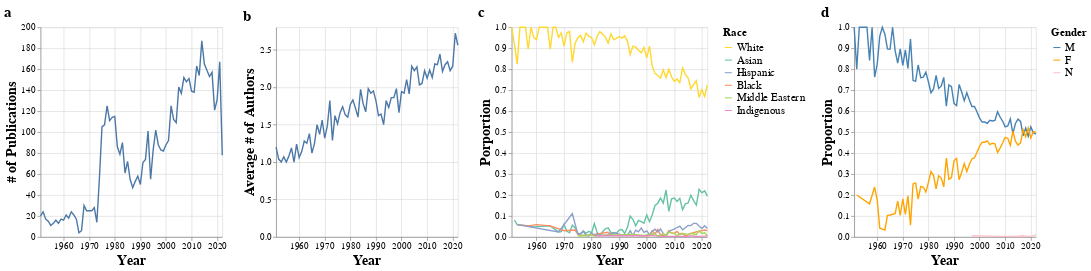

Notebook source saved alongside this figure:
### Code cell
chart10 = alt.hconcat(
    papernum_by_year_chart,
    yearly_ave_authornum_chart,
    race_prop_chart,
    gender_ts_prop_chart,
).resolve_scale(
    color='independent',
).configure_axis(
    labelFontSize=13,
    titleFontSize=20
).configure_legend(
    titleFontSize=16,
    labelFontSize=16
).configure_title(
    anchor='start',
    fontSize=22
).configure_point(
    size=100
)

chart10

### Figure 1 — Vega-Lite specification as saved in the notebook (floating-point values rounded to 4 significant figures; data arrays with more than 128 entries replaced by an {"elided": "..."} marker saying what was removed)
{"config": {"view": {"continuousWidth": 400, "continuousHeight": 300}, "axis": {"labelFontSize": 13, "titleFontSize": 20}, "legend": {"labelFontSize": 16, "titleFontSize": 16}, "point": {"size": 100}, "title": {"anchor": "start", "fontSize": 22}}, "hconcat": [{"data": {"name": "data-34bf3de02fe231320df897bed919fcb0"}, "mark": "line", "encoding": {"x": {"field": "year", "title": "Year", "type": "temporal"}, "y": {"field": "freq", "title": "# of Publications", "type": "quantitative"}}, "height": 300, "title": "a", "width": 260}, {"data": {"name": "data-63ab2ab5f549698bbd48c9aca213c61a"}, "mark": "line", "encoding": {"x": {"field": "year", "title": "Year", "type": "temporal"}, "y": {"field": "ave_authornum", "title": "Average # of Authors", "type": "quantitative"}}, "height": 300, "title": "b", "width": 260}, {"data": {"name": "data-6edd26473e9f42f895ea251a62327936"}, "mark": "line", "encoding": {"color": {"field": "racepred", "scale": {"domain": ["White", "Asian", "Hispanic", "Black", "Middle Eastern", "Indigenous"], "range": ["#ffd92f", "#66c2a5", "#8da0cb", "#fc8d62", "#a6d854", "#e78ac3"]}, "title": "Race", "type": "nominal"}, "x": {"field": "year", "title": "Year", "type": "temporal"}, "y": {"field": "prop", "title": "Porportion", "type": "quantitative"}}, "height": 300, "title": "c", "width": 280}, {"data": {"name": "data-a5ac7a23bb517966bd1e9b954af258c0"}, "mark": "line", "encoding": {"color": {"field": "genderpred", "scale": {"domain": ["M", "F", "N"], "range": ["steelblue", "orange", "pink"]}, "title": "Gender", "type": "nominal"}, "x": {"field": "year", "title": "Year", "type": "temporal"}, "y": {"field": "prop", "title": "Proportion", "type": "quantitative"}}, "height": 300, "title": "d", "width": 260}], "resolve": {"scale": {"color": "independent"}}, "$schema": "https://vega.github.io/schema/vega-lite/v4.17.0.json", "datasets": {"data-34bf3de02fe231320df897bed919fcb0": [{"year": "1951-01-01T00:00:00", "freq": 20}, {"year": "1952-01-01T00:00:00", "freq": 24}, {"year": "1953-01-01T00:00:00", "freq": 17}, {"year": "1954-01-01T00:00:00", "freq": 15}, {"year": "1955-01-01T00:00:00", "freq": 11}, {"year": "1956-01-01T00:00:00", "freq": 13}, {"year": "1957-01-01T00:00:00", "freq": 16}, {"year": "1958-01-01T00:00:00", "freq": 13}, {"year": "1959-01-01T00:00:00", "freq": 17}, {"year": "1960-01-01T00:00:00", "freq": 16}, {"year": "1961-01-01T00:00:00", "freq": 21}, {"year": "1962-01-01T00:00:00", "freq": 18}, {"year": "1963-01-01T00:00:00", "freq": 24}, {"year": "1964-01-01T00:00:00", "freq": 21}, {"year": "1965-01-01T00:00:00", "freq": 17}, {"year": "1966-01-01T00:00:00", "freq": 4}, {"year": "1967-01-01T00:00:00", "freq": 6}, {"year": "1968-01-01T00:00:00", "freq": 30}, {"year": "1969-01-01T00:00:00", "freq": 25}, {"year": "1970-01-01T00:00:00", "freq": 25}, {"year": "1971-01-01T00:00:00", "freq": 25}, {"year": "1972-01-01T00:00:00", "freq": 28}, {"year": "1973-01-01T00:00:00", "freq": 14}, {"year": "1974-01-01T00:00:00", "freq": 56}, {"year": "1975-01-01T00:00:00", "freq": 105}, {"year": "1976-01-01T00:00:00", "freq": 107}, {"year": "1977-01-01T00:00:00", "freq": 125}, {"year": "1978-01-01T00:00:00", "freq": 111}, {"year": "1979-01-01T00:00:00", "freq": 114}, {"year": "1980-01-01T00:00:00", "freq": 115}, {"year": "1981-01-01T00:00:00", "freq": 86}, {"year": "1982-01-01T00:00:00", "freq": 79}, {"year": "1983-01-01T00:00:00", "freq": 90}, {"year": "1984-01-01T00:00:00", "freq": 61}, {"year": "1985-01-01T00:00:00", "freq": 72}, {"year": "1986-01-01T00:00:00", "freq": 55}, {"year": "1987-01-01T00:00:00", "freq": 47}, {"year": "1988-01-01T00:00:00", "freq": 53}, {"year": "1989-01-01T00:00:00", "freq": 58}, {"year": "1990-01-01T00:00:00", "freq": 50}, {"year": "1991-01-01T00:00:00", "freq": 71}, {"year": "1992-01-01T00:00:00", "freq": 74}, {"year": "1993-01-01T00:00:00", "freq": 101}, {"year": "1994-01-01T00:00:00", "freq": 55}, {"year": "1995-01-01T00:00:00", "freq": 83}, {"year": "1996-01-01T00:00:00", "freq": 102}, {"year": "1997-01-01T00:00:00", "freq": 88}, {"year": "1998-01-01T00:00:00", "freq": 83}, {"year": "1999-01-01T00:00:00", "freq": 82}, {"year": "2000-01-01T00:00:00", "freq": 88}, {"year": "2001-01-01T00:00:00", "freq": 92}, {"year": "2002-01-01T00:00:00", "freq": 125}, {"year": "2003-01-01T00:00:00", "freq": 112}, {"year": "2004-01-01T00:00:00", "freq": 109}, {"year": "2005-01-01T00:00:00", "freq": 143}, {"year": "2006-01-01T00:00:00", "freq": 137}, {"year": "2007-01-01T00:00:00", "freq": 152}, {"year": "2008-01-01T00:00:00", "freq": 148}, {"year": "2009-01-01T00:00:00", "freq": 151}, {"year": "2010-01-01T00:00:00", "freq": 139}, {"year": "2011-01-01T00:00:00", "freq": 138}, {"year": "2012-01-01T00:00:00", "freq": 163}, {"year": "2013-01-01T00:00:00", "freq": 154}, {"year": "2014-01-01T00:00:00", "freq": 187}, {"year": "2015-01-01T00:00:00", "freq": 165}, {"year": "2016-01-01T00:00:00", "freq": 159}, {"year": "2017-01-01T00:00:00", "freq": 153}, {"year": "2018-01-01T00:00:00", "freq": 157}, {"year": "2019-01-01T00:00:00", "freq": 121}, {"year": "2020-01-01T00:00:00", "freq": 131}, {"year": "2021-01-01T00:00:00", "freq": 167}, {"year": "2022-01-01T00:00:00", "freq": 78}], "data-63ab2ab5f549698bbd48c9aca213c61a": [{"year": "1951-01-01T00:00:00", "papernum": 20, "authornu": 24, "ave_authornum": 1.2}, {"year": "1952-01-01T00:00:00", "papernum": 24, "authornu": 25, "ave_authornum": 1.04}, {"year": "1953-01-01T00:00:00", "papernum": 17, "authornu": 17, "ave_authornum": 1.0}, {"year": "1954-01-01T00:00:00", "papernum": 15, "authornu": 16, "ave_authornum": 1.07}, {"year": "1955-01-01T00:00:00", "papernum": 11, "authornu": 11, "ave_authornum": 1.0}, {"year": "1956-01-01T00:00:00", "papernum": 13, "authornu": 14, "ave_authornum": 1.08}, {"year": "1957-01-01T00:00:00", "papernum": 16, "authornu": 19, "ave_authornum": 1.19}, {"year": "1958-01-01T00:00:00", "papernum": 13, "authornu": 13, "ave_authornum": 1.0}, {"year": "1959-01-01T00:00:00", "papernum": 17, "authornu": 21, "ave_authornum": 1.24}, {"year": "1960-01-01T00:00:00", "papernum": 16, "authornu": 17, "ave_authornum": 1.06}, {"year": "1961-01-01T00:00:00", "papernum": 21, "authornu": 24, "ave_authornum": 1.14}, {"year": "1962-01-01T00:00:00", "papernum": 18, "authornu": 23, "ave_authornum": 1.28}, {"year": "1963-01-01T00:00:00", "papernum": 24, "authornu": 30, "ave_authornum": 1.25}, {"year": "1964-01-01T00:00:00", "papernum": 21, "authornu": 29, "ave_authornum": 1.38}, {"year": "1965-01-01T00:00:00", "papernum": 17, "authornu": 19, "ave_authornum": 1.12}, {"year": "1966-01-01T00:00:00", "papernum": 4, "authornu": 5, "ave_authornum": 1.25}, {"year": "1967-01-01T00:00:00", "papernum": 6, "authornu": 9, "ave_authornum": 1.5}, {"year": "1968-01-01T00:00:00", "papernum": 30, "authornu": 41, "ave_authornum": 1.37}, {"year": "1969-01-01T00:00:00", "papernum": 25, "authornu": 39, "ave_authornum": 1.56}, {"year": "1970-01-01T00:00:00", "papernum": 25, "authornu": 33, "ave_authornum": 1.32}, {"year": "1971-01-01T00:00:00", "papernum": 25, "authornu": 37, "ave_authornum": 1.48}, {"year": "1972-01-01T00:00:00", "papernum": 28, "authornu": 51, "ave_authornum": 1.82}, {"year": "1973-01-01T00:00:00", "papernum": 14, "authornu": 18, "ave_authornum": 1.29}, {"year": "1974-01-01T00:00:00", "papernum": 56, "authornu": 91, "ave_authornum": 1.62}, {"year": "1975-01-01T00:00:00", "papernum": 105, "authornu": 159, "ave_authornum": 1.51}, {"year": "1976-01-01T00:00:00", "papernum": 107, "authornu": 178, "ave_authornum": 1.66}, {"year": "1977-01-01T00:00:00", "papernum": 125, "authornu": 217, "ave_authornum": 1.74}, {"year": "1978-01-01T00:00:00", "papernum": 111, "authornu": 181, "ave_authornum": 1.63}, {"year": "1979-01-01T00:00:00", "papernum": 114, "authornu": 182, "ave_authornum": 1.6}, {"year": "1980-01-01T00:00:00", "papernum": 115, "authornu": 204, "ave_authornum": 1.77}, {"year": "1981-01-01T00:00:00", "papernum": 86, "authornu": 157, "ave_authornum": 1.83}, {"year": "1982-01-01T00:00:00", "papernum": 79, "authornu": 136, "ave_authornum": 1.72}, {"year": "1983-01-01T00:00:00", "papernum": 90, "authornu": 144, "ave_authornum": 1.6}, {"year": "1984-01-01T00:00:00", "papernum": 61, "authornu": 120, "ave_authornum": 1.97}, {"year": "1985-01-01T00:00:00", "papernum": 72, "authornu": 128, "ave_authornum": 1.78}, {"year": "1986-01-01T00:00:00", "papernum": 55, "authornu": 92, "ave_authornum": 1.67}, {"year": "1987-01-01T00:00:00", "papernum": 47, "authornu": 93, "ave_authornum": 1.98}, {"year": "1988-01-01T00:00:00", "papernum": 53, "authornu": 102, "ave_authornum": 1.92}, {"year": "1989-01-01T00:00:00", "papernum": 58, "authornu": 113, "ave_authornum": 1.95}, {"year": "1990-01-01T00:00:00", "papernum": 50, "authornu": 91, "ave_authornum": 1.82}, {"year": "1991-01-01T00:00:00", "papernum": 71, "authornu": 115, "ave_authornum": 1.62}, {"year": "1992-01-01T00:00:00", "papernum": 74, "authornu": 121, "ave_authornum": 1.64}, {"year": "1993-01-01T00:00:00", "papernum": 101, "authornu": 152, "ave_authornum": 1.5}, {"year": "1994-01-01T00:00:00", "papernum": 55, "authornu": 100, "ave_authornum": 1.82}, {"year": "1995-01-01T00:00:00", "papernum": 83, "authornu": 144, "ave_authornum": 1.73}, {"year": "1996-01-01T00:00:00", "papernum": 102, "authornu": 190, "ave_authornum": 1.86}, {"year": "1997-01-01T00:00:00", "papernum": 88, "authornu": 164, "ave_authornum": 1.86}, {"year": "1998-01-01T00:00:00", "papernum": 83, "authornu": 164, "ave_authornum": 1.98}, {"year": "1999-01-01T00:00:00", "papernum": 82, "authornu": 136, "ave_authornum": 1.66}, {"year": "2000-01-01T00:00:00", "papernum": 88, "authornu": 171, "ave_authornum": 1.94}, {"year": "2001-01-01T00:00:00", "papernum": 92, "authornu": 177, "ave_authornum": 1.92}, {"year": "2002-01-01T00:00:00", "papernum": 125, "authornu": 263, "ave_authornum": 2.1}, {"year": "2003-01-01T00:00:00", "papernum": 112, "authornu": 214, "ave_authornum": 1.91}, {"year": "2004-01-01T00:00:00", "papernum": 109, "authornu": 248, "ave_authornum": 2.28}, {"year": "2005-01-01T00:00:00", "papernum": 143, "authornu": 318, "ave_authornum": 2.22}, {"year": "2006-01-01T00:00:00", "papernum": 137, "authornu": 311, "ave_authornum": 2.27}, {"year": "2007-01-01T00:00:00", "papernum": 152, "authornu": 308, "ave_authornum": 2.03}, {"year": "2008-01-01T00:00:00", "papernum": 148, "authornu": 304, "ave_authornum": 2.05}, {"year": "2009-01-01T00:00:00", "papernum": 151, "authornu": 335, "ave_authornum": 2.22}, {"year": "2010-01-01T00:00:00", "papernum": 139, "authornu": 295, "ave_authornum": 2.12}, {"year": "2011-01-01T00:00:00", "papernum": 138, "authornu": 308, "ave_authornum": 2.23}, {"year": "2012-01-01T00:00:00", "papernum": 163, "authornu": 348, "ave_authornum": 2.13}, {"year": "2013-01-01T00:00:00", "papernum": 154, "authornu": 355, "ave_authornum": 2.31}, {"year": "2014-01-01T00:00:00", "papernum": 187, "authornu": 431, "ave_authornum": 2.3}, {"year": "2015-01-01T00:00:00", "papernum": 165, "authornu": 402, "ave_authornum": 2.44}, {"year": "2016-01-01T00:00:00", "papernum": 159, "authornu": 352, "ave_authornum": 2.21}, {"year": "2017-01-01T00:00:00", "papernum": 153, "authornu": 352, "ave_authornum": 2.3}, {"year": "2018-01-01T00:00:00", "papernum": 157, "authornu": 368, "ave_authornum": 2.34}, {"year": "2019-01-01T00:00:00", "papernum": 121, "authornu": 269, "ave_authornum": 2.22}, {"year": "2020-01-01T00:00:00", "papernum": 131, "authornu": 299, "ave_authornum": 2.28}, {"year": "2021-01-01T00:00:00", "papernum": 167, "authornu": 455, "ave_authornum": 2.72}, {"year": "2022-01-01T00:00:00", "papernum": 78, "authornu": 200, "ave_authornum": 2.56}], "data-6edd26473e9f42f895ea251a62327936": {"elided": "271 records"}, "data-a5ac7a23bb517966bd1e9b954af258c0": {"elided": "145 records"}}}
